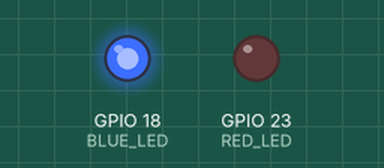
Simulated run of this program. Board: Raspberry Pi (BCM pin numbers), started with the argument 3. On the bench: output pins drawn as LEDs (lit = HIGH). At 0.0 s the program stops and its outputs stay as they are.

Above: at 0.1 s.
Timing chart, 0 to 1.5 s (numbered marks = the images above):
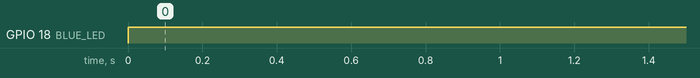

Measured:
- by itself, GPIO 18 (BLUE_LED): LOW → HIGH at 0.00 s

The program:

turn_on_led.py
```python
import RPi.GPIO as GPIO
import sys

BLUE_LED = 18
RED_LED = 23

GPIO.setwarnings(False)
GPIO.setmode(GPIO.BCM)
GPIO.setup(BLUE_LED, GPIO.OUT)
GPIO.setup(RED_LED, GPIO.OUT)


if int(sys.argv[1]):
    GPIO.output(BLUE_LED, True)
    GPIO.output(RED_LED, False)
else:
    GPIO.output(RED_LED, True)
    GPIO.output(BLUE_LED, False)
```
